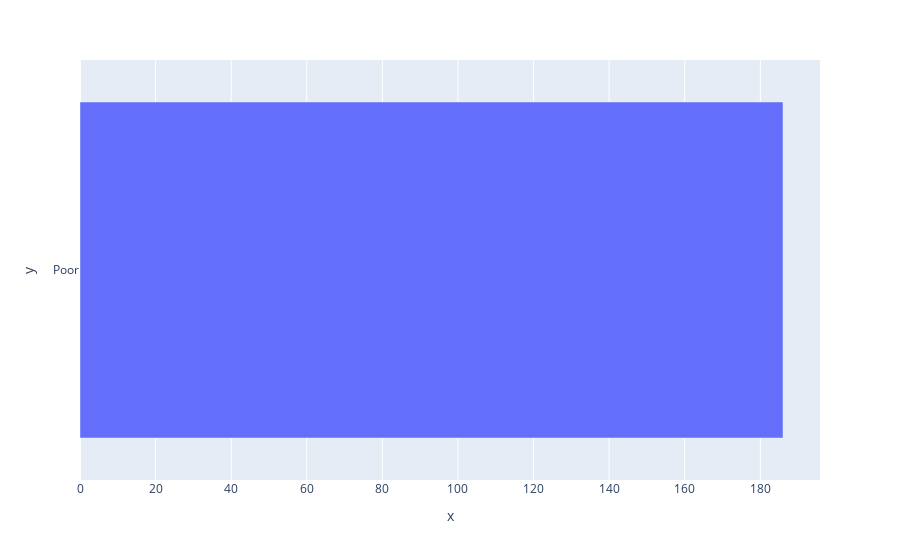

Here is the notebook cell this chart was saved with:
### Code cell
img = px.bar(x = neg_plot.values,y = neg_plot.index)
img.show()

### Figure 1 — Plotly figure (JSON) as saved in the notebook; plotly's stock layout.template omitted (floating-point values rounded to 4 significant figures)
{"data": [{"hovertemplate": "x=%{x}<br>y=%{y}<extra></extra>", "legendgroup": "", "marker": {"color": "#636efa", "pattern": {"shape": ""}}, "name": "", "orientation": "h", "showlegend": false, "textposition": "auto", "type": "bar", "x": [186], "xaxis": "x", "y": ["Poor"], "yaxis": "y"}], "layout": {"barmode": "relative", "legend": {"tracegroupgap": 0}, "margin": {"t": 60}, "xaxis": {"anchor": "y", "domain": [0, 1], "title": {"text": "x"}}, "yaxis": {"anchor": "x", "domain": [0, 1], "title": {"text": "y"}}}}
